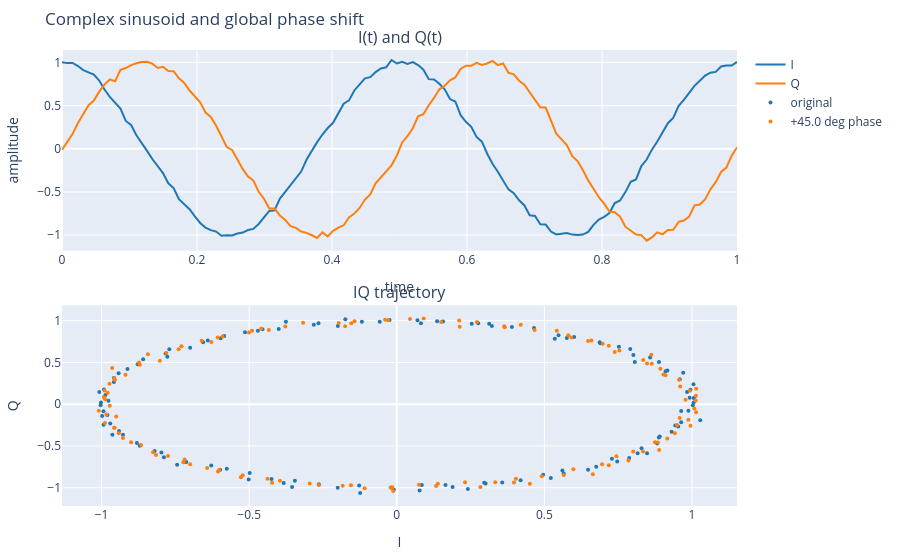

The notebook cell this image was saved under:
### Markdown cell above
## 4) Complex numbers in signals

A complex sinusoid bundles amplitude and phase naturally. A phase shift rotates the whole signal in the IQ plane.

### Code cell
fig = plot_sinusoid_and_iq(amplitude=1.0, frequency=2.0, phase_deg=0.0, snr_db=30.0, shift_deg=45.0, seed=0)
fig.show()
